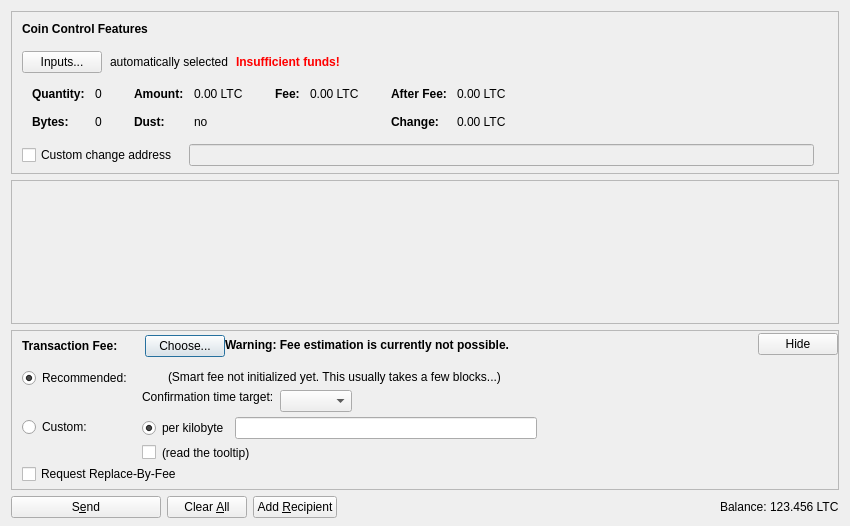
<?xml version="1.0" encoding="UTF-8"?>
<ui version="4.0">
 <class>SendCoinsDialog</class>
 <widget class="QDialog" name="SendCoinsDialog">
  <property name="geometry">
   <rect>
    <x>0</x>
    <y>0</y>
    <width>850</width>
    <height>526</height>
   </rect>
  </property>
  <property name="windowTitle">
   <string>Send Coins</string>
  </property>
  <layout class="QVBoxLayout" name="verticalLayout" stretch="0,1,0,0">
   <property name="bottomMargin">
    <number>8</number>
   </property>
   <item>
    <widget class="QFrame" name="frameCoinControl">
     <property name="sizePolicy">
      <sizepolicy hsizetype="Expanding" vsizetype="Expanding">
       <horstretch>0</horstretch>
       <verstretch>0</verstretch>
      </sizepolicy>
     </property>
     <property name="maximumSize">
      <size>
       <width>16777215</width>
       <height>16777215</height>
      </size>
     </property>
     <property name="frameShape">
      <enum>QFrame::StyledPanel</enum>
     </property>
     <property name="frameShadow">
      <enum>QFrame::Sunken</enum>
     </property>
     <layout class="QVBoxLayout" name="verticalLayoutCoinControl2">
      <property name="spacing">
       <number>0</number>
      </property>
      <property name="leftMargin">
       <number>0</number>
      </property>
      <property name="topMargin">
       <number>0</number>
      </property>
      <property name="rightMargin">
       <number>0</number>
      </property>
      <property name="bottomMargin">
       <number>6</number>
      </property>
      <item>
       <layout class="QVBoxLayout" name="verticalLayoutCoinControl" stretch="0,0,0,0,1">
        <property name="spacing">
         <number>0</number>
        </property>
        <property name="leftMargin">
         <number>10</number>
        </property>
        <property name="topMargin">
         <number>10</number>
        </property>
        <item>
         <layout class="QHBoxLayout" name="horizontalLayoutCoinControl1">
          <property name="bottomMargin">
           <number>15</number>
          </property>
          <item>
           <widget class="QLabel" name="labelCoinControlFeatures">
            <property name="sizePolicy">
             <sizepolicy hsizetype="Preferred" vsizetype="Maximum">
              <horstretch>0</horstretch>
              <verstretch>0</verstretch>
             </sizepolicy>
            </property>
            <property name="font">
             <font>
              <weight>75</weight>
              <bold>true</bold>
             </font>
            </property>
            <property name="styleSheet">
             <string notr="true">font-weight:bold;</string>
            </property>
            <property name="text">
             <string>Coin Control Features</string>
            </property>
           </widget>
          </item>
         </layout>
        </item>
        <item>
         <layout class="QHBoxLayout" name="horizontalLayoutCoinControl2" stretch="0,0,0,0">
          <property name="spacing">
           <number>8</number>
          </property>
          <property name="bottomMargin">
           <number>10</number>
          </property>
          <item>
           <widget class="QPushButton" name="pushButtonCoinControl">
            <property name="styleSheet">
             <string notr="true"/>
            </property>
            <property name="text">
             <string>Inputs...</string>
            </property>
            <property name="autoDefault">
             <bool>false</bool>
            </property>
           </widget>
          </item>
          <item>
           <widget class="QLabel" name="labelCoinControlAutomaticallySelected">
            <property name="text">
             <string>automatically selected</string>
            </property>
            <property name="margin">
             <number>5</number>
            </property>
           </widget>
          </item>
          <item>
           <widget class="QLabel" name="labelCoinControlInsuffFunds">
            <property name="font">
             <font>
              <weight>75</weight>
              <bold>true</bold>
             </font>
            </property>
            <property name="styleSheet">
             <string notr="true">color:red;font-weight:bold;</string>
            </property>
            <property name="text">
             <string>Insufficient funds!</string>
            </property>
            <property name="margin">
             <number>5</number>
            </property>
           </widget>
          </item>
          <item>
           <spacer name="horizontalSpacerCoinControl">
            <property name="orientation">
             <enum>Qt::Horizontal</enum>
            </property>
            <property name="sizeHint" stdset="0">
             <size>
              <width>40</width>
              <height>1</height>
             </size>
            </property>
           </spacer>
          </item>
         </layout>
        </item>
        <item>
         <widget class="QWidget" name="widgetCoinControl" native="true">
          <property name="sizePolicy">
           <sizepolicy hsizetype="Preferred" vsizetype="Preferred">
            <horstretch>0</horstretch>
            <verstretch>0</verstretch>
           </sizepolicy>
          </property>
          <property name="minimumSize">
           <size>
            <width>0</width>
            <height>0</height>
           </size>
          </property>
          <property name="styleSheet">
           <string notr="true"/>
          </property>
          <layout class="QHBoxLayout" name="horizontalLayoutCoinControl5">
           <property name="leftMargin">
            <number>0</number>
           </property>
           <property name="topMargin">
            <number>0</number>
           </property>
           <property name="rightMargin">
            <number>0</number>
           </property>
           <property name="bottomMargin">
            <number>0</number>
           </property>
           <item>
            <layout class="QHBoxLayout" name="horizontalLayoutCoinControl3" stretch="0,0,0,1">
             <property name="spacing">
              <number>20</number>
             </property>
             <property name="topMargin">
              <number>0</number>
             </property>
             <property name="bottomMargin">
              <number>10</number>
             </property>
             <item>
              <layout class="QFormLayout" name="formLayoutCoinControl1">
               <property name="horizontalSpacing">
                <number>10</number>
               </property>
               <property name="verticalSpacing">
                <number>14</number>
               </property>
               <property name="leftMargin">
                <number>10</number>
               </property>
               <property name="topMargin">
                <number>4</number>
               </property>
               <property name="rightMargin">
                <number>6</number>
               </property>
               <item row="0" column="0">
                <widget class="QLabel" name="labelCoinControlQuantityText">
                 <property name="font">
                  <font>
                   <weight>75</weight>
                   <bold>true</bold>
                  </font>
                 </property>
                 <property name="text">
                  <string>Quantity:</string>
                 </property>
                 <property name="margin">
                  <number>0</number>
                 </property>
                </widget>
               </item>
               <item row="0" column="1">
                <widget class="QLabel" name="labelCoinControlQuantity">
                 <property name="cursor">
                  <cursorShape>IBeamCursor</cursorShape>
                 </property>
                 <property name="contextMenuPolicy">
                  <enum>Qt::ActionsContextMenu</enum>
                 </property>
                 <property name="text">
                  <string notr="true">0</string>
                 </property>
                 <property name="margin">
                  <number>0</number>
                 </property>
                 <property name="textInteractionFlags">
                  <set>Qt::LinksAccessibleByMouse|Qt::TextSelectableByKeyboard|Qt::TextSelectableByMouse</set>
                 </property>
                </widget>
               </item>
               <item row="1" column="0">
                <widget class="QLabel" name="labelCoinControlBytesText">
                 <property name="font">
                  <font>
                   <weight>75</weight>
                   <bold>true</bold>
                  </font>
                 </property>
                 <property name="text">
                  <string>Bytes:</string>
                 </property>
                </widget>
               </item>
               <item row="1" column="1">
                <widget class="QLabel" name="labelCoinControlBytes">
                 <property name="cursor">
                  <cursorShape>IBeamCursor</cursorShape>
                 </property>
                 <property name="contextMenuPolicy">
                  <enum>Qt::ActionsContextMenu</enum>
                 </property>
                 <property name="text">
                  <string notr="true">0</string>
                 </property>
                 <property name="textInteractionFlags">
                  <set>Qt::LinksAccessibleByMouse|Qt::TextSelectableByKeyboard|Qt::TextSelectableByMouse</set>
                 </property>
                </widget>
               </item>
              </layout>
             </item>
             <item>
              <layout class="QFormLayout" name="formLayoutCoinControl2">
               <property name="horizontalSpacing">
                <number>10</number>
               </property>
               <property name="verticalSpacing">
                <number>14</number>
               </property>
               <property name="leftMargin">
                <number>6</number>
               </property>
               <property name="topMargin">
                <number>4</number>
               </property>
               <property name="rightMargin">
                <number>6</number>
               </property>
               <item row="0" column="0">
                <widget class="QLabel" name="labelCoinControlAmountText">
                 <property name="font">
                  <font>
                   <weight>75</weight>
                   <bold>true</bold>
                  </font>
                 </property>
                 <property name="text">
                  <string>Amount:</string>
                 </property>
                 <property name="margin">
                  <number>0</number>
                 </property>
                </widget>
               </item>
               <item row="0" column="1">
                <widget class="QLabel" name="labelCoinControlAmount">
                 <property name="cursor">
                  <cursorShape>IBeamCursor</cursorShape>
                 </property>
                 <property name="contextMenuPolicy">
                  <enum>Qt::ActionsContextMenu</enum>
                 </property>
                 <property name="text">
                  <string notr="true">0.00 LTC</string>
                 </property>
                 <property name="textInteractionFlags">
                  <set>Qt::LinksAccessibleByMouse|Qt::TextSelectableByKeyboard|Qt::TextSelectableByMouse</set>
                 </property>
                </widget>
               </item>
               <item row="1" column="0">
                <widget class="QLabel" name="labelCoinControlLowOutputText">
                 <property name="font">
                  <font>
                   <weight>75</weight>
                   <bold>true</bold>
                  </font>
                 </property>
                 <property name="text">
                  <string>Dust:</string>
                 </property>
                </widget>
               </item>
               <item row="1" column="1">
                <widget class="QLabel" name="labelCoinControlLowOutput">
                 <property name="cursor">
                  <cursorShape>IBeamCursor</cursorShape>
                 </property>
                 <property name="contextMenuPolicy">
                  <enum>Qt::ActionsContextMenu</enum>
                 </property>
                 <property name="text">
                  <string notr="true">no</string>
                 </property>
                 <property name="textInteractionFlags">
                  <set>Qt::LinksAccessibleByMouse|Qt::TextSelectableByKeyboard|Qt::TextSelectableByMouse</set>
                 </property>
                </widget>
               </item>
              </layout>
             </item>
             <item>
              <layout class="QFormLayout" name="formLayoutCoinControl3">
               <property name="horizontalSpacing">
                <number>10</number>
               </property>
               <property name="verticalSpacing">
                <number>14</number>
               </property>
               <property name="leftMargin">
                <number>6</number>
               </property>
               <property name="topMargin">
                <number>4</number>
               </property>
               <property name="rightMargin">
                <number>6</number>
               </property>
               <item row="0" column="0">
                <widget class="QLabel" name="labelCoinControlFeeText">
                 <property name="font">
                  <font>
                   <weight>75</weight>
                   <bold>true</bold>
                  </font>
                 </property>
                 <property name="text">
                  <string>Fee:</string>
                 </property>
                 <property name="margin">
                  <number>0</number>
                 </property>
                </widget>
               </item>
               <item row="0" column="1">
                <widget class="QLabel" name="labelCoinControlFee">
                 <property name="cursor">
                  <cursorShape>IBeamCursor</cursorShape>
                 </property>
                 <property name="contextMenuPolicy">
                  <enum>Qt::ActionsContextMenu</enum>
                 </property>
                 <property name="text">
                  <string notr="true">0.00 LTC</string>
                 </property>
                 <property name="textInteractionFlags">
                  <set>Qt::LinksAccessibleByMouse|Qt::TextSelectableByKeyboard|Qt::TextSelectableByMouse</set>
                 </property>
                </widget>
               </item>
              </layout>
             </item>
             <item>
              <layout class="QFormLayout" name="formLayoutCoinControl4">
               <property name="horizontalSpacing">
                <number>10</number>
               </property>
               <property name="verticalSpacing">
                <number>14</number>
               </property>
               <property name="leftMargin">
                <number>6</number>
               </property>
               <property name="topMargin">
                <number>4</number>
               </property>
               <property name="rightMargin">
                <number>6</number>
               </property>
               <item row="0" column="0">
                <widget class="QLabel" name="labelCoinControlAfterFeeText">
                 <property name="font">
                  <font>
                   <weight>75</weight>
                   <bold>true</bold>
                  </font>
                 </property>
                 <property name="text">
                  <string>After Fee:</string>
                 </property>
                 <property name="margin">
                  <number>0</number>
                 </property>
                </widget>
               </item>
               <item row="0" column="1">
                <widget class="QLabel" name="labelCoinControlAfterFee">
                 <property name="cursor">
                  <cursorShape>IBeamCursor</cursorShape>
                 </property>
                 <property name="contextMenuPolicy">
                  <enum>Qt::ActionsContextMenu</enum>
                 </property>
                 <property name="text">
                  <string notr="true">0.00 LTC</string>
                 </property>
                 <property name="textInteractionFlags">
                  <set>Qt::LinksAccessibleByMouse|Qt::TextSelectableByKeyboard|Qt::TextSelectableByMouse</set>
                 </property>
                </widget>
               </item>
               <item row="1" column="0">
                <widget class="QLabel" name="labelCoinControlChangeText">
                 <property name="font">
                  <font>
                   <weight>75</weight>
                   <bold>true</bold>
                  </font>
                 </property>
                 <property name="text">
                  <string>Change:</string>
                 </property>
                </widget>
               </item>
               <item row="1" column="1">
                <widget class="QLabel" name="labelCoinControlChange">
                 <property name="cursor">
                  <cursorShape>IBeamCursor</cursorShape>
                 </property>
                 <property name="contextMenuPolicy">
                  <enum>Qt::ActionsContextMenu</enum>
                 </property>
                 <property name="text">
                  <string notr="true">0.00 LTC</string>
                 </property>
                 <property name="textInteractionFlags">
                  <set>Qt::LinksAccessibleByMouse|Qt::TextSelectableByKeyboard|Qt::TextSelectableByMouse</set>
                 </property>
                </widget>
               </item>
              </layout>
             </item>
            </layout>
           </item>
          </layout>
         </widget>
        </item>
        <item>
         <layout class="QHBoxLayout" name="horizontalLayoutCoinControl4" stretch="0,0,0">
          <property name="spacing">
           <number>12</number>
          </property>
          <property name="sizeConstraint">
           <enum>QLayout::SetDefaultConstraint</enum>
          </property>
          <property name="topMargin">
           <number>5</number>
          </property>
          <property name="rightMargin">
           <number>5</number>
          </property>
          <item>
           <widget class="QCheckBox" name="checkBoxCoinControlChange">
            <property name="toolTip">
             <string>If this is activated, but the change address is empty or invalid, change will be sent to a newly generated address.</string>
            </property>
            <property name="text">
             <string>Custom change address</string>
            </property>
           </widget>
          </item>
          <item>
           <widget class="QValidatedLineEdit" name="lineEditCoinControlChange">
            <property name="enabled">
             <bool>false</bool>
            </property>
            <property name="sizePolicy">
             <sizepolicy hsizetype="Expanding" vsizetype="Fixed">
              <horstretch>0</horstretch>
              <verstretch>0</verstretch>
             </sizepolicy>
            </property>
           </widget>
          </item>
          <item>
           <widget class="QLabel" name="labelCoinControlChangeLabel">
            <property name="sizePolicy">
             <sizepolicy hsizetype="Preferred" vsizetype="Expanding">
              <horstretch>0</horstretch>
              <verstretch>0</verstretch>
             </sizepolicy>
            </property>
            <property name="minimumSize">
             <size>
              <width>0</width>
              <height>0</height>
             </size>
            </property>
            <property name="text">
             <string/>
            </property>
            <property name="margin">
             <number>3</number>
            </property>
           </widget>
          </item>
         </layout>
        </item>
        <item>
         <spacer name="verticalSpacerCoinControl">
          <property name="orientation">
           <enum>Qt::Vertical</enum>
          </property>
          <property name="sizeHint" stdset="0">
           <size>
            <width>800</width>
            <height>1</height>
           </size>
          </property>
         </spacer>
        </item>
       </layout>
      </item>
     </layout>
    </widget>
   </item>
   <item>
    <widget class="QScrollArea" name="scrollArea">
     <property name="widgetResizable">
      <bool>true</bool>
     </property>
     <widget class="QWidget" name="scrollAreaWidgetContents">
      <property name="geometry">
       <rect>
        <x>0</x>
        <y>0</y>
        <width>830</width>
        <height>104</height>
       </rect>
      </property>
      <layout class="QVBoxLayout" name="verticalLayout_2" stretch="0,1">
       <property name="leftMargin">
        <number>0</number>
       </property>
       <property name="topMargin">
        <number>0</number>
       </property>
       <property name="rightMargin">
        <number>0</number>
       </property>
       <property name="bottomMargin">
        <number>0</number>
       </property>
       <item>
        <layout class="QVBoxLayout" name="entries">
         <property name="spacing">
          <number>6</number>
         </property>
        </layout>
       </item>
       <item>
        <spacer name="verticalSpacer">
         <property name="orientation">
          <enum>Qt::Vertical</enum>
         </property>
         <property name="sizeHint" stdset="0">
          <size>
           <width>20</width>
           <height>40</height>
          </size>
         </property>
        </spacer>
       </item>
      </layout>
     </widget>
    </widget>
   </item>
   <item>
    <widget class="QFrame" name="frameFee">
     <property name="sizePolicy">
      <sizepolicy hsizetype="Expanding" vsizetype="Expanding">
       <horstretch>0</horstretch>
       <verstretch>0</verstretch>
      </sizepolicy>
     </property>
     <property name="maximumSize">
      <size>
       <width>16777215</width>
       <height>16777215</height>
      </size>
     </property>
     <property name="frameShape">
      <enum>QFrame::StyledPanel</enum>
     </property>
     <property name="frameShadow">
      <enum>QFrame::Sunken</enum>
     </property>
     <layout class="QVBoxLayout" name="verticalLayoutFee1">
      <property name="spacing">
       <number>0</number>
      </property>
      <property name="leftMargin">
       <number>0</number>
      </property>
      <property name="topMargin">
       <number>0</number>
      </property>
      <property name="rightMargin">
       <number>0</number>
      </property>
      <property name="bottomMargin">
       <number>0</number>
      </property>
      <item>
       <layout class="QVBoxLayout" name="verticalLayoutFee2" stretch="0,0,0">
        <property name="spacing">
         <number>0</number>
        </property>
        <property name="leftMargin">
         <number>10</number>
        </property>
        <property name="topMargin">
         <number>0</number>
        </property>
        <item>
         <layout class="QHBoxLayout" name="horizontalLayoutFee1">
          <property name="bottomMargin">
           <number>0</number>
          </property>
          <item>
           <layout class="QVBoxLayout" name="verticalLayoutFee7">
            <property name="spacing">
             <number>0</number>
            </property>
            <item>
             <spacer name="verticalSpacerSmartFee">
              <property name="orientation">
               <enum>Qt::Vertical</enum>
              </property>
              <property name="sizeType">
               <enum>QSizePolicy::Fixed</enum>
              </property>
              <property name="sizeHint" stdset="0">
               <size>
                <width>1</width>
                <height>4</height>
               </size>
              </property>
             </spacer>
            </item>
            <item>
             <layout class="QHBoxLayout" name="horizontalLayoutSmartFee">
              <property name="spacing">
               <number>10</number>
              </property>
              <item>
               <widget class="QLabel" name="labelFeeHeadline">
                <property name="sizePolicy">
                 <sizepolicy hsizetype="Preferred" vsizetype="Maximum">
                  <horstretch>0</horstretch>
                  <verstretch>0</verstretch>
                 </sizepolicy>
                </property>
                <property name="font">
                 <font>
                  <weight>75</weight>
                  <bold>true</bold>
                 </font>
                </property>
                <property name="styleSheet">
                 <string notr="true">font-weight:bold;</string>
                </property>
                <property name="text">
                 <string>Transaction Fee:</string>
                </property>
               </widget>
              </item>
              <item>
               <widget class="QLabel" name="labelFeeMinimized">
                <property name="text">
                 <string/>
                </property>
               </widget>
              </item>
              <item>
               <widget class="QPushButton" name="buttonChooseFee">
                <property name="text">
                 <string>Choose...</string>
                </property>
               </widget>
              </item>
             </layout>
            </item>
            <item>
             <spacer name="verticalSpacer_5">
              <property name="orientation">
               <enum>Qt::Vertical</enum>
              </property>
              <property name="sizeHint" stdset="0">
               <size>
                <width>1</width>
                <height>1</height>
               </size>
              </property>
             </spacer>
            </item>
           </layout>
          </item>
          <item>
           <widget class="QLabel" name="fallbackFeeWarningLabel">
            <property name="toolTip">
             <string>Using the fallbackfee can result in sending a transaction that will take several hours or days (or never) to confirm. Consider choosing your fee manually or wait until you have validated the complete chain.</string>
            </property>
            <property name="font">
            <font>
                <weight>75</weight>
                <bold>true</bold>
            </font>
            </property>
            <property name="text">
             <string>Warning: Fee estimation is currently not possible.</string>
            </property>
            <property name="wordWrap">
             <bool>false</bool>
            </property>
           </widget>
          </item>
          <item>
           <spacer name="horizontalSpacer_4">
            <property name="orientation">
             <enum>Qt::Horizontal</enum>
            </property>
            <property name="sizeType">
             <enum>QSizePolicy::MinimumExpanding</enum>
            </property>
            <property name="sizeHint" stdset="0">
             <size>
              <width>40</width>
              <height>20</height>
             </size>
            </property>
           </spacer>
          </item>
          <item>
           <widget class="QPushButton" name="buttonMinimizeFee">
            <property name="toolTip">
             <string>collapse fee-settings</string>
            </property>
            <property name="text">
             <string>Hide</string>
            </property>
           </widget>
          </item>
         </layout>
        </item>
        <item>
         <widget class="QFrame" name="frameFeeSelection">
          <layout class="QVBoxLayout" name="verticalLayoutFee12">
           <property name="spacing">
            <number>0</number>
           </property>
           <property name="leftMargin">
            <number>0</number>
           </property>
           <property name="topMargin">
            <number>0</number>
           </property>
           <property name="rightMargin">
            <number>0</number>
           </property>
           <property name="bottomMargin">
            <number>0</number>
           </property>
           <item>
            <layout class="QGridLayout" name="gridLayoutFee">
             <property name="topMargin">
              <number>10</number>
             </property>
             <property name="bottomMargin">
              <number>4</number>
             </property>
             <property name="horizontalSpacing">
              <number>10</number>
             </property>
             <property name="verticalSpacing">
              <number>4</number>
             </property>
             <item row="1" column="1">
              <layout class="QVBoxLayout" name="verticalLayoutFee8">
               <property name="spacing">
                <number>6</number>
               </property>
               <item>
                <layout class="QHBoxLayout" name="horizontalLayoutFee13">
                 <item>
                  <widget class="QRadioButton" name="radioCustomPerKilobyte">
                   <property name="toolTip">
                    <string>If the custom fee is set to 1000 satoshis and the transaction is only 250 bytes, then &quot;per kilobyte&quot; only pays 250 satoshis in fee, while &quot;total at least&quot; pays 1000 satoshis. For transactions bigger than a kilobyte both pay by kilobyte.</string>
                   </property>
                   <property name="text">
                    <string>per kilobyte</string>
                   </property>
                   <property name="checked">
                    <bool>true</bool>
                   </property>
                   <attribute name="buttonGroup">
                    <string notr="true">groupCustomFee</string>
                   </attribute>
                  </widget>
                 </item>
                 <item>
                  <widget class="BitcoinAmountField" name="customFee"/>
                 </item>
                 <item>
                  <spacer name="horizontalSpacer_6">
                   <property name="orientation">
                    <enum>Qt::Horizontal</enum>
                   </property>
                   <property name="sizeHint" stdset="0">
                    <size>
                     <width>1</width>
                     <height>1</height>
                    </size>
                   </property>
                  </spacer>
                 </item>
                </layout>
               </item>
               <item>
                <layout class="QHBoxLayout" name="horizontalLayoutFee8">
                 <item>
                  <widget class="QCheckBox" name="checkBoxMinimumFee">
                   <property name="toolTip">
                    <string>Paying only the minimum fee is just fine as long as there is less transaction volume than space in the blocks. But be aware that this can end up in a never confirming transaction once there is more demand for Bitcoin Mirror transactions than the network can process.</string>
                   </property>
                   <property name="text">
                    <string/>
                   </property>
                  </widget>
                 </item>
                 <item>
                  <widget class="QLabel" name="labelMinFeeWarning">
                   <property name="enabled">
                    <bool>true</bool>
                   </property>
                   <property name="toolTip">
                    <string>Paying only the minimum fee is just fine as long as there is less transaction volume than space in the blocks. But be aware that this can end up in a never confirming transaction once there is more demand for Bitcoin Mirror transactions than the network can process.</string>
                   </property>
                   <property name="text">
                    <string>(read the tooltip)</string>
                   </property>
                   <property name="margin">
                    <number>5</number>
                   </property>
                  </widget>
                 </item>
                 <item>
                  <spacer name="horizontalSpacer_2">
                   <property name="orientation">
                    <enum>Qt::Horizontal</enum>
                   </property>
                   <property name="sizeHint" stdset="0">
                    <size>
                     <width>1</width>
                     <height>1</height>
                    </size>
                   </property>
                  </spacer>
                 </item>
                </layout>
               </item>
              </layout>
             </item>
             <item row="0" column="0">
              <layout class="QVBoxLayout" name="verticalLayoutFee4" stretch="0,1">
               <item>
                <widget class="QRadioButton" name="radioSmartFee">
                 <property name="text">
                  <string>Recommended:</string>
                 </property>
                 <property name="checked">
                  <bool>true</bool>
                 </property>
                 <attribute name="buttonGroup">
                  <string notr="true">groupFee</string>
                 </attribute>
                </widget>
               </item>
               <item>
                <spacer name="verticalSpacer_2">
                 <property name="orientation">
                  <enum>Qt::Vertical</enum>
                 </property>
                 <property name="sizeHint" stdset="0">
                  <size>
                   <width>1</width>
                   <height>1</height>
                  </size>
                 </property>
                </spacer>
               </item>
              </layout>
             </item>
             <item row="1" column="0">
              <layout class="QVBoxLayout" name="verticalLayoutFee9" stretch="0,1">
               <item>
                <widget class="QRadioButton" name="radioCustomFee">
                 <property name="text">
                  <string>Custom:</string>
                 </property>
                 <attribute name="buttonGroup">
                  <string notr="true">groupFee</string>
                 </attribute>
                </widget>
               </item>
               <item>
                <spacer name="verticalSpacer_6">
                 <property name="orientation">
                  <enum>Qt::Vertical</enum>
                 </property>
                 <property name="sizeHint" stdset="0">
                  <size>
                   <width>1</width>
                   <height>1</height>
                  </size>
                 </property>
                </spacer>
               </item>
              </layout>
             </item>
             <item row="0" column="1">
              <layout class="QVBoxLayout" name="verticalLayoutFee3" stretch="0,0,1">
               <property name="spacing">
                <number>6</number>
               </property>
               <property name="topMargin">
                <number>2</number>
               </property>
               <item>
                <layout class="QHBoxLayout" name="horizontalLayoutFee12">
                 <item>
                  <widget class="QLabel" name="labelSmartFee">
                   <property name="text">
                    <string/>
                   </property>
                   <property name="margin">
                    <number>2</number>
                   </property>
                  </widget>
                 </item>
                 <item>
                  <widget class="QLabel" name="labelFeeEstimation">
                   <property name="text">
                    <string/>
                   </property>
                  </widget>
                 </item>
                 <item>
                  <widget class="QLabel" name="labelSmartFee2">
                   <property name="text">
                    <string>(Smart fee not initialized yet. This usually takes a few blocks...)</string>
                   </property>
                   <property name="margin">
                    <number>2</number>
                   </property>
                  </widget>
                 </item>
                 <item>
                  <spacer name="horizontalSpacer_5">
                   <property name="orientation">
                    <enum>Qt::Horizontal</enum>
                   </property>
                   <property name="sizeHint" stdset="0">
                    <size>
                     <width>1</width>
                     <height>1</height>
                    </size>
                   </property>
                  </spacer>
                 </item>
                </layout>
               </item>
               <item>
                <layout class="QHBoxLayout" name="horizontalLayoutFee9">
                 <item>
                  <layout class="QVBoxLayout" name="verticalLayoutFee6">
                   <item>
                    <widget class="QLabel" name="labelSmartFee3">
                     <property name="text">
                      <string>Confirmation time target:</string>
                     </property>
                     <property name="margin">
                      <number>2</number>
                     </property>
                    </widget>
                   </item>
                   <item>
                    <spacer name="verticalSpacer_3">
                     <property name="orientation">
                      <enum>Qt::Vertical</enum>
                     </property>
                     <property name="sizeHint" stdset="0">
                      <size>
                       <width>1</width>
                       <height>1</height>
                      </size>
                     </property>
                    </spacer>
                   </item>
                  </layout>
                 </item>
                 <item>
                  <layout class="QVBoxLayout" name="verticalLayoutFee5">
                   <property name="rightMargin">
                    <number>30</number>
                   </property>
                   <item>
                    <layout class="QHBoxLayout" name="horizontalLayoutConfTarget">
                     <property name="bottomMargin">
                      <number>0</number>
                     </property>
                     <item>
                      <widget class="QComboBox" name="confTargetSelector"/>
                     </item>
                     <item>
                      <spacer name="horizontalSpacerConfTarget">
                       <property name="orientation">
                        <enum>Qt::Horizontal</enum>
                       </property>
                       <property name="sizeHint" stdset="0">
                        <size>
                         <width>40</width>
                         <height>20</height>
                        </size>
                       </property>
                      </spacer>
                     </item>
                    </layout>
                   </item>
                  </layout>
                 </item>
                </layout>
               </item>
               <item>
                <spacer name="verticalSpacer_4">
                 <property name="orientation">
                  <enum>Qt::Vertical</enum>
                 </property>
                 <property name="sizeHint" stdset="0">
                  <size>
                   <width>1</width>
                   <height>1</height>
                  </size>
                 </property>
                </spacer>
               </item>
              </layout>
             </item>
            </layout>
           </item>
           <item>
            <widget class="QCheckBox" name="optInRBF">
             <property name="text">
              <string>Request Replace-By-Fee</string>
             </property>
             <property name="toolTip">
              <string>Indicates that the sender may wish to replace this transaction with a new one paying higher fees (prior to being confirmed).</string>
             </property>
            </widget>
           </item>
          </layout>
         </widget>
        </item>
        <item>
         <spacer name="verticalSpacerFee">
          <property name="orientation">
           <enum>Qt::Vertical</enum>
          </property>
          <property name="sizeHint" stdset="0">
           <size>
            <width>40</width>
            <height>5</height>
           </size>
          </property>
         </spacer>
        </item>
       </layout>
      </item>
     </layout>
    </widget>
   </item>
   <item>
    <layout class="QHBoxLayout" name="horizontalLayout">
     <item>
      <widget class="QPushButton" name="sendButton">
       <property name="minimumSize">
        <size>
         <width>150</width>
         <height>0</height>
        </size>
       </property>
       <property name="toolTip">
        <string>Confirm the send action</string>
       </property>
       <property name="text">
        <string>S&amp;end</string>
       </property>
       <property name="icon">
        <iconset resource="../bitcoin.qrc">
         <normaloff>:/icons/send</normaloff>:/icons/send</iconset>
       </property>
       <property name="autoDefault">
        <bool>false</bool>
       </property>
       <property name="default">
        <bool>false</bool>
       </property>
      </widget>
     </item>
     <item>
      <widget class="QPushButton" name="clearButton">
       <property name="sizePolicy">
        <sizepolicy hsizetype="Minimum" vsizetype="Fixed">
         <horstretch>0</horstretch>
         <verstretch>0</verstretch>
        </sizepolicy>
       </property>
       <property name="toolTip">
        <string>Clear all fields of the form.</string>
       </property>
       <property name="text">
        <string>Clear &amp;All</string>
       </property>
       <property name="icon">
        <iconset resource="../bitcoin.qrc">
         <normaloff>:/icons/remove</normaloff>:/icons/remove</iconset>
       </property>
       <property name="autoDefault">
        <bool>false</bool>
       </property>
      </widget>
     </item>
     <item>
      <widget class="QPushButton" name="addButton">
       <property name="toolTip">
        <string>Send to multiple recipients at once</string>
       </property>
       <property name="text">
        <string>Add &amp;Recipient</string>
       </property>
       <property name="icon">
        <iconset resource="../bitcoin.qrc">
         <normaloff>:/icons/add</normaloff>:/icons/add</iconset>
       </property>
       <property name="autoDefault">
        <bool>false</bool>
       </property>
      </widget>
     </item>
     <item>
      <spacer name="horizontalSpacer">
       <property name="orientation">
        <enum>Qt::Horizontal</enum>
       </property>
       <property name="sizeHint" stdset="0">
        <size>
         <width>40</width>
         <height>20</height>
        </size>
       </property>
      </spacer>
     </item>
     <item>
      <layout class="QHBoxLayout" name="horizontalLayout_2">
       <property name="spacing">
        <number>3</number>
       </property>
       <item>
        <widget class="QLabel" name="label">
         <property name="sizePolicy">
          <sizepolicy hsizetype="Preferred" vsizetype="Fixed">
           <horstretch>0</horstretch>
           <verstretch>0</verstretch>
          </sizepolicy>
         </property>
         <property name="text">
          <string>Balance:</string>
         </property>
        </widget>
       </item>
       <item>
        <widget class="QLabel" name="labelBalance">
         <property name="sizePolicy">
          <sizepolicy hsizetype="Preferred" vsizetype="Fixed">
           <horstretch>0</horstretch>
           <verstretch>0</verstretch>
          </sizepolicy>
         </property>
         <property name="cursor">
          <cursorShape>IBeamCursor</cursorShape>
         </property>
         <property name="text">
          <string notr="true">123.456 LTC</string>
         </property>
         <property name="textInteractionFlags">
          <set>Qt::LinksAccessibleByMouse|Qt::TextSelectableByKeyboard|Qt::TextSelectableByMouse</set>
         </property>
        </widget>
       </item>
      </layout>
     </item>
    </layout>
   </item>
  </layout>
 </widget>
 <customwidgets>
  <customwidget>
   <class>QValidatedLineEdit</class>
   <extends>QLineEdit</extends>
   <header>qvalidatedlineedit.h</header>
  </customwidget>
  <customwidget>
   <class>BitcoinAmountField</class>
   <extends>QLineEdit</extends>
   <header>bitcoinamountfield.h</header>
   <container>1</container>
  </customwidget>
 </customwidgets>
 <resources>
  <include location="../bitcoin.qrc"/>
 </resources>
 <connections/>
 <buttongroups>
  <buttongroup name="groupFee"/>
  <buttongroup name="groupCustomFee"/>
 </buttongroups>
</ui>
